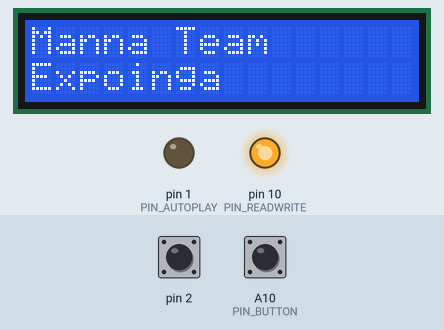
Recording of a sketch running on a simulated Arduino Mega 2560, built with avr-gcc and run on an emulated ATmega2560. Parts: 16×2 character LCD, output pins drawn as LEDs (lit = HIGH). The test bench sets the inputs (shaded band); at power-on: A10 (PIN_BUTTON) LOW, pin 2 HIGH. Random numbers use the default seed unless the sketch sets one.

Above: at 1.2 s.
1.3 s: A10 (PIN_BUTTON) pulled HIGH for 0.15 s
At 1.36 s:
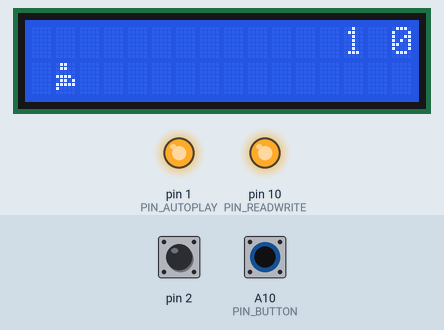
3.1 s: A10 (PIN_BUTTON) pulled HIGH for 1 s
At 3.25 s:
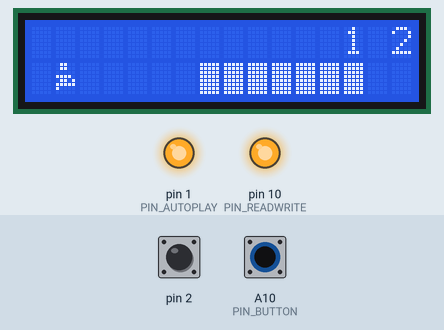
5.6 s: A10 (PIN_BUTTON) pulled HIGH for 3.2 s
At 6.51 s:
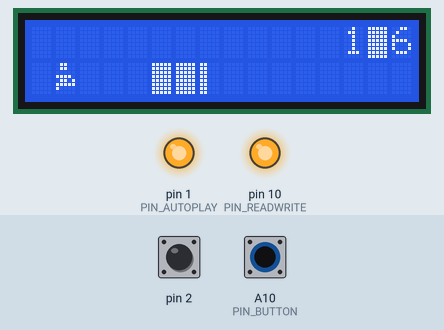
10.3 s: A10 (PIN_BUTTON) pulled HIGH for 1 s
At 10.52 s:
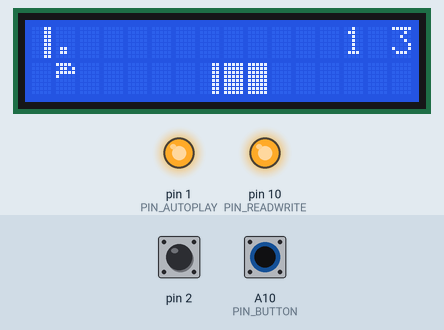
13.1 s: A10 (PIN_BUTTON) pulled HIGH for 0.15 s
At 14.7 s:
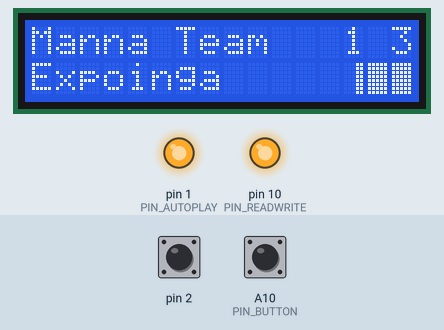
15.0 s: A10 (PIN_BUTTON) pulled HIGH for 0.15 s
At 15.06 s:
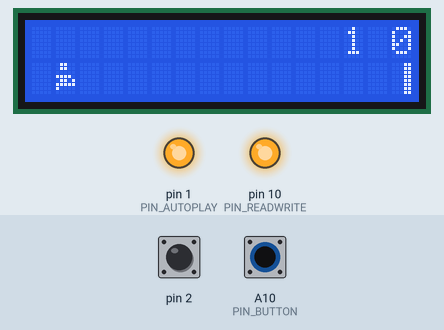
Timing chart, 0 to 18.2 s (numbered marks = the images above; inputs shaded):
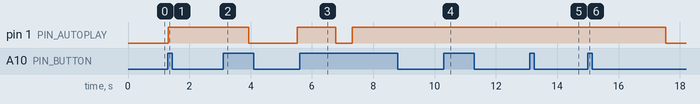

The sketch:

JumpBoyComCircuitoDoBot_o.ino
```cpp
//Código baseado no código de https://blog.eletrogate.com/jogo-em-lcd-no-arduino/
//Código Jump Boy se o botão estiver pulando sozinho, nesse caso é necessário montar o circuito do botão mostrado no documento.

#include <LiquidCrystal.h>
#define PIN_BUTTON A10 //escolher aqui o pino que será destino ao botão

#define PIN_AUTOPLAY 1
#define PIN_READWRITE 10
#define PIN_CONTRAST 12
#define SPRITE_RUN1 1
#define SPRITE_RUN2 2
#define SPRITE_JUMP 3
#define SPRITE_JUMP_UPPER '.'         // Use o caractere '.' para a cabea
#define SPRITE_JUMP_LOWER 4
#define SPRITE_TERRAIN_EMPTY ' '
#define SPRITE_TERRAIN_SOLID 5
#define SPRITE_TERRAIN_SOLID_RIGHT 6
#define SPRITE_TERRAIN_SOLID_LEFT 7
#define HERO_HORIZONTAL_POSITION 1    // Posição horizontal do jogador na tela
#define TERRAIN_WIDTH 16
#define TERRAIN_EMPTY 0
#define TERRAIN_LOWER_BLOCK 1
#define TERRAIN_UPPER_BLOCK 2
#define HERO_POSITION_OFF 0          // O jogador está invisível
#define HERO_POSITION_RUN_LOWER_1 1  // Jogador está correndo na linha de baixo (pose 1)
#define HERO_POSITION_RUN_LOWER_2 2  //                              (pose 2)
#define HERO_POSITION_JUMP_1 3       // Começando a pular
#define HERO_POSITION_JUMP_2 4       // Metado do caminha pra cima
#define HERO_POSITION_JUMP_3 5       // Pulo está na linha de cima
#define HERO_POSITION_JUMP_4 6       // Pulo está na linha de cima
#define HERO_POSITION_JUMP_5 7       // Pulo está na linha de cima
#define HERO_POSITION_JUMP_6 8       // Pulo está na linha de cima
#define HERO_POSITION_JUMP_7 9       // Metado do caminho pra baixo
#define HERO_POSITION_JUMP_8 10      // Quase aterrisando
#define HERO_POSITION_RUN_UPPER_1 11 // O jogador está correndo na linha de cima (pose 1)
#define HERO_POSITION_RUN_UPPER_2 12 //                              (pose 2)
LiquidCrystal lcd(8, 9, 4, 5, 6, 7);
static char terrainUpper[TERRAIN_WIDTH + 1];
static char terrainLower[TERRAIN_WIDTH + 1];
static bool buttonPushed = false;
int delei, fase;
void initializeGraphics(){
  static byte graphics[] = {
    // Run position 1
    B01100,
    B01100,
    B00000,
    B01110,
    B11100,
    B01100,
    B11010,
    B10011,
    // Run position 2
    B01100,
    B01100,
    B00000,
    B01100,
    B01100,
    B01100,
    B01100,
    B01110,
    // Jump
    B01100,
    B01100,
    B00000,
    B11110,
    B01101,
    B11111,
    B10000,
    B00000,
    // Jump lower
    B11110,
    B01101,
    B11111,
    B10000,
    B00000,
    B00000,
    B00000,
    B00000,
    // Ground
    B11111,
    B11111,
    B11111,
    B11111,
    B11111,
    B11111,
    B11111,
    B11111,
    // Ground right
    B00011,
    B00011,
    B00011,
    B00011,
    B00011,
    B00011,
    B00011,
    B00011,
    // Ground left
    B11000,
    B11000,
    B11000,
    B11000,
    B11000,
    B11000,
    B11000,
    B11000,
  };
  int i;
  // Skip using character 0, this allows lcd.print() to be used to
  // quickly draw multiple characters
  for (i = 0; i < 7; ++i) {
      lcd.createChar(i + 1, &graphics[i * 8]);
  }
  for (i = 0; i < TERRAIN_WIDTH; ++i) {
    terrainUpper[i] = SPRITE_TERRAIN_EMPTY;
    terrainLower[i] = SPRITE_TERRAIN_EMPTY;
  }
}
// Slide the terrain to the left in half-character increments
//
void advanceTerrain(char* terrain, byte newTerrain){
  for (int i = 0; i < TERRAIN_WIDTH; ++i) {
    char current = terrain[i];
    char next = (i == TERRAIN_WIDTH-1) ? newTerrain : terrain[i+1];
    switch (current){
      case SPRITE_TERRAIN_EMPTY:
        terrain[i] = (next == SPRITE_TERRAIN_SOLID) ? SPRITE_TERRAIN_SOLID_RIGHT : SPRITE_TERRAIN_EMPTY;
        break;
      case SPRITE_TERRAIN_SOLID:
        terrain[i] = (next == SPRITE_TERRAIN_EMPTY) ? SPRITE_TERRAIN_SOLID_LEFT : SPRITE_TERRAIN_SOLID;
        break;
      case SPRITE_TERRAIN_SOLID_RIGHT:
        terrain[i] = SPRITE_TERRAIN_SOLID;
        break;
      case SPRITE_TERRAIN_SOLID_LEFT:
        terrain[i] = SPRITE_TERRAIN_EMPTY;
        break;
    }
  }
}
bool drawHero(byte position, char* terrainUpper, char* terrainLower, unsigned int score) {
  bool collide = false;
  char upperSave = terrainUpper[HERO_HORIZONTAL_POSITION];
  char lowerSave = terrainLower[HERO_HORIZONTAL_POSITION];
  byte upper, lower;
  switch (position) {
    case HERO_POSITION_OFF:
      upper = lower = SPRITE_TERRAIN_EMPTY;
      break;
    case HERO_POSITION_RUN_LOWER_1:
      upper = SPRITE_TERRAIN_EMPTY;
      lower = SPRITE_RUN1;
      break;
    case HERO_POSITION_RUN_LOWER_2:
      upper = SPRITE_TERRAIN_EMPTY;
      lower = SPRITE_RUN2;
      break;
    case HERO_POSITION_JUMP_1:
    case HERO_POSITION_JUMP_8:
      upper = SPRITE_TERRAIN_EMPTY;
      lower = SPRITE_JUMP;
      break;
    case HERO_POSITION_JUMP_2:
    case HERO_POSITION_JUMP_7:
      upper = SPRITE_JUMP_UPPER;
      lower = SPRITE_JUMP_LOWER;
      break;
    case HERO_POSITION_JUMP_3:
    case HERO_POSITION_JUMP_4:
    case HERO_POSITION_JUMP_5:
    case HERO_POSITION_JUMP_6:
      upper = SPRITE_JUMP;
      lower = SPRITE_TERRAIN_EMPTY;
      break;
    case HERO_POSITION_RUN_UPPER_1:
      upper = SPRITE_RUN1;
      lower = SPRITE_TERRAIN_EMPTY;
      break;
    case HERO_POSITION_RUN_UPPER_2:
      upper = SPRITE_RUN2;
      lower = SPRITE_TERRAIN_EMPTY;
      break;
  }
  if (upper != ' ') {
    terrainUpper[HERO_HORIZONTAL_POSITION] = upper;
    collide = (upperSave == SPRITE_TERRAIN_EMPTY) ? false : true;
  }
  if (lower != ' ') {
    terrainLower[HERO_HORIZONTAL_POSITION] = lower;
    collide |= (lowerSave == SPRITE_TERRAIN_EMPTY) ? false : true;
  }

  byte digits = (score > 9999) ? 5 : (score > 999) ? 4 : (score > 99) ? 3 : (score > 9) ? 2 : 1;

  // Draw the scene
  terrainUpper[TERRAIN_WIDTH] = '\0';
  terrainLower[TERRAIN_WIDTH] = '\0';
  char temp = terrainUpper[16-digits];
  terrainUpper[16-digits] = '\0';
  lcd.setCursor(0,0);
  lcd.print(terrainUpper);
  terrainUpper[16-digits] = temp;
  lcd.setCursor(0,1);
  lcd.print(terrainLower);
  if(fase<10){ lcd.setCursor(14 - digits,0);}
  else{lcd.setCursor(13 - digits,0);}
  lcd.print(fase);
  lcd.setCursor(16 - digits,0);
  lcd.print(score);


  terrainUpper[HERO_HORIZONTAL_POSITION] = upperSave;
  terrainLower[HERO_HORIZONTAL_POSITION] = lowerSave;
  return collide;
}
// Handle the button push as an interrupt
void buttonPush() {
  buttonPushed = true;
}
void setup(){
  pinMode(PIN_READWRITE, OUTPUT);
  digitalWrite(PIN_READWRITE, HIGH);
  //pinMode(PIN_CONTRAST, OUTPUT);
  //digitalWrite(PIN_CONTRAST, LOW);
  pinMode(PIN_BUTTON, INPUT);
  digitalWrite(PIN_BUTTON, LOW);
  pinMode(PIN_AUTOPLAY, OUTPUT);
  digitalWrite(PIN_AUTOPLAY, LOW);

  delei = 100;
  fase = 1;

  // Digital pin 2 maps to interrupt 0
  attachInterrupt(0/*PIN_BUTTON*/, buttonPush, FALLING);

  initializeGraphics();

  lcd.begin(16, 2);
}
void loop(){
  static byte heroPos = HERO_POSITION_RUN_LOWER_1;
  static byte newTerrainType = TERRAIN_EMPTY;
  static byte newTerrainDuration = 1;
  static bool playing = false;
  static bool blink = true;
  static unsigned int distance = 0;

  if (!playing) {
    //drawHero((blink) ? HERO_POSITION_OFF : heroPos, terrainUpper, terrainLower, distance >> 3);
    //if (blink) {
      lcd.setCursor(0,0);
      lcd.print("Manna Team");
      lcd.setCursor(0,1);
      lcd.print("Expoinga");
    //}
    //delay(200);
    //blink = !blink;
    if (digitalRead(PIN_BUTTON) == HIGH) {
      initializeGraphics();
      heroPos = HERO_POSITION_RUN_LOWER_1;
      playing = true;
      buttonPushed = false;
      distance = 0;
      delei = 100;
      fase = 1;
    }
    return;
  }
  // Shift the terrain to the left
  advanceTerrain(terrainLower, newTerrainType == TERRAIN_LOWER_BLOCK ? SPRITE_TERRAIN_SOLID : SPRITE_TERRAIN_EMPTY);
  advanceTerrain(terrainUpper, newTerrainType == TERRAIN_UPPER_BLOCK ? SPRITE_TERRAIN_SOLID : SPRITE_TERRAIN_EMPTY);

  // Make new terrain to enter on the right
  if (--newTerrainDuration == 0) {
    if (newTerrainType == TERRAIN_EMPTY) {
      newTerrainType = (random(3) == 0) ? TERRAIN_UPPER_BLOCK : TERRAIN_LOWER_BLOCK;
      newTerrainDuration = 5 + random(10);
    } else {
      newTerrainType = TERRAIN_EMPTY;
      newTerrainDuration = 10 + random(10);
    }
  }

  if (digitalRead(PIN_BUTTON) == HIGH) {
    if (heroPos <= HERO_POSITION_RUN_LOWER_2) heroPos = HERO_POSITION_JUMP_1;
    buttonPushed = false;
  }
  if (drawHero(heroPos, terrainUpper, terrainLower, distance >> 3)) {
    playing = false; // The hero collided with something. Too bad.
  } else {
    if (heroPos == HERO_POSITION_RUN_LOWER_2 || heroPos == HERO_POSITION_JUMP_8) {
      heroPos = HERO_POSITION_RUN_LOWER_1;
    } else if ((heroPos >= HERO_POSITION_JUMP_3 && heroPos <= HERO_POSITION_JUMP_5) && terrainLower[HERO_HORIZONTAL_POSITION] != SPRITE_TERRAIN_EMPTY) {
      heroPos = HERO_POSITION_RUN_UPPER_1;
    } else if (heroPos >= HERO_POSITION_RUN_UPPER_1 && terrainLower[HERO_HORIZONTAL_POSITION] == SPRITE_TERRAIN_EMPTY) {
      heroPos = HERO_POSITION_JUMP_5;
    } else if (heroPos == HERO_POSITION_RUN_UPPER_2) {
      heroPos = HERO_POSITION_RUN_UPPER_1;
    } else {
      ++heroPos;
    }
    ++distance;

    digitalWrite(PIN_AUTOPLAY, terrainLower[HERO_HORIZONTAL_POSITION + 2] == SPRITE_TERRAIN_EMPTY ? HIGH : LOW);
  }
  if(distance%70 == 0 && fase < 20){
    delei = delei - 5;
    fase++;
  }
  delay(delei);
}
```

Measured:
- after the input at 1.3 s, pin 1 (PIN_AUTOPLAY): LOW → HIGH at once; the display: changes at once (image 1)
- after the input at 15.0 s, pin 1 (PIN_AUTOPLAY): HIGH → LOW after 2.5 s; the display: changes at once (image 6)
